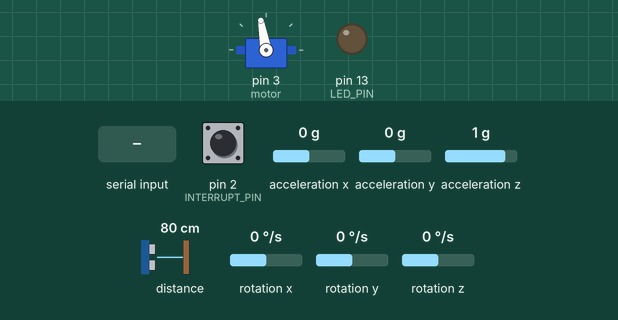
Simulated run of this program. Board: Arduino Pro Mini, built with avr-gcc and run on an emulated ATmega328P. Shown: servo, output pins drawn as LEDs (lit = HIGH). The test bench sets the inputs (shaded band); at power-on: pin 2 (INTERRUPT_PIN) LOW, acceleration x 0 g, acceleration y 0 g, acceleration z 1 g, distance to the obstacle 80 cm, rotation x 0 °/s, rotation y 0 °/s, rotation z 0 °/s. The sensor or clock chip raises its interrupt line as the real part does; what the program prints to the serial monitor is not drawn.

Above: at 2.7 s.
2.8 s: "90,45\n" received over Serial
Timing chart, 0 to 5.8 s (numbered marks = the images above; inputs shaded):
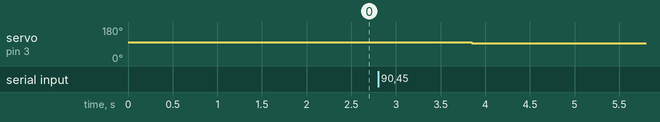

The program:

main.cpp
```cpp
#include <Arduino.h>
#include <ArduinoJson.h>
#include "I2Cdev.h"
#include "MPU6050_6Axis_MotionApps20.h"
#include <VL53L0X.h>
#include <Servo.h>

VL53L0X sensor;
Servo motor;

#if I2CDEV_IMPLEMENTATION == I2CDEV_ARDUINO_WIRE
    #include "Wire.h"
#endif

MPU6050 mpu;
#define OUTPUT_READABLE_YAWPITCHROLL

#define LED_PIN 13
#define INTERRUPT_PIN 2

bool blinkState = false;
bool dmpReady = false;

uint8_t mpuIntStatus;
uint8_t devStatus;
uint16_t packetSize;
uint16_t fifoCount;
uint8_t fifoBuffer[64];

// orientation/motion vars
Quaternion q;       // w, x, y, z] quaternion container
VectorFloat gravity;// [x, y, z] gravity vector
float ypr[3]; // [yaw, pitch, roll]   yaw/pitch/roll container and gravity vector

//ROUND
//int angle;
//int angle_old = 180;

//NO ROUND
int angle = 0;
int angle_old = 400;

StaticJsonDocument<1024> doc;

int count;

String COMMAND_STRING;
int COMMAND_INTEGER;

volatile bool mpuInterrupt = false;
void dmpDataReady() {
    mpuInterrupt = true;
}

int getAngle(){
    int mapa;
    mpu.dmpGetCurrentFIFOPacket(fifoBuffer);
    mpu.dmpGetQuaternion(&q, fifoBuffer);
    mpu.dmpGetGravity(&gravity, &q);
    mpu.dmpGetYawPitchRoll(ypr, &q, &gravity);
    int raw = (ypr[0] * 57.2958)+180;
    if (raw<=180){
        mapa = map(raw, 180, 0, 0, 180);
    }
    else {
        mapa = map(raw, 359, 181, 181, 359);
    }
    return mapa;
}

void setup() {
    #if I2CDEV_IMPLEMENTATION == I2CDEV_ARDUINO_WIRE
        Wire.begin();
        Wire.setClock(400000);
    #elif I2CDEV_IMPLEMENTATION == I2CDEV_BUILTIN_FASTWIRE
        Fastwire::setup(400, true);
    #endif

    Serial.begin(115200);
    motor.attach(3);
    motor.write(98);                                   // SERVO NEUTRAL

    sensor.setTimeout(500);

    if (!sensor.init())
    {
        Serial.println("Failed to detect and initialize sensor!");
        while (1) {}
    }

    // reduce timing budget to 20 ms (default is about 33 ms)
    sensor.setMeasurementTimingBudget(20000);

    // initialize device
    Serial.println(F("Initializing I2C devices..."));
    mpu.initialize();
    pinMode(INTERRUPT_PIN, INPUT);
    // verify connection
    Serial.println(F("Testing device connections..."));
    Serial.println(mpu.testConnection() ? F("MPU6050 connection successful") : F("MPU6050 connection failed"));

    // load and configure the DMP
    Serial.println(F("Initializing DMP..."));
    devStatus = mpu.dmpInitialize();
    Serial.println(devStatus);


    // supply your own gyro offsets here, scaled for min sensitivity
    mpu.setXGyroOffset(220);
    mpu.setYGyroOffset(76);
    mpu.setZGyroOffset(-85);
    mpu.setZAccelOffset(1688); // 1688 factory default for my test chip

    // make sure it worked (returns 0 if so)
    if (devStatus == 0) {
        // Calibration Time: generate offxsets and calibrate our MPU6050
        mpu.CalibrateAccel(6);
        mpu.CalibrateGyro(6);
        mpu.PrintActiveOffsets();
        // turn on the DMP, now that it's ready
        Serial.println(F("Enabling DMP..."));
        mpu.setDMPEnabled(true);

        // enable Arduino interrupt detection
        //Serial.print(F("Enabling interrupt detection (Arduino external interrupt "));
        //digitalPinToInterrupt(INTERRUPT_PIN);
        //Serial.print();
        //Serial.println(F(")..."));
        attachInterrupt(digitalPinToInterrupt(INTERRUPT_PIN), dmpDataReady, RISING);
        mpuIntStatus = mpu.getIntStatus();

        Serial.println(F("DMP ready! Waiting for first interrupt..."));
        dmpReady = true;

        packetSize = mpu.dmpGetFIFOPacketSize();
    } else {
        Serial.print(F("DMP Initialization failed (code "));
        Serial.print(devStatus);
        Serial.println(F(")"));
    }

    // configure LED for output
    pinMode(LED_PIN, OUTPUT);

    // while(round(getAngle()) != 0){
    //     motor.write(101);
    // }

    motor.write(100);
    delay(1000);
}

void loop() {
    while (dmpReady && !sensor.timeoutOccurred()){
        // motor.write(97);
        // angle = round(getAngle());
        //         if (angle != angle_old){
        //             Serial.print(round (angle));
        //             Serial.print(",");
        //             Serial.print(sensor.readRangeSingleMillimeters());
        //             Serial.println(",");
        //             angle_old = round(angle);
        //         }
        Serial.println(sensor.readRangeSingleMillimeters());

        if(Serial.available()>0){
            COMMAND_INTEGER = (Serial.readString()).toInt();
            Serial.println(COMMAND_INTEGER);
            if (COMMAND_INTEGER == 1){
                // while (getAngle() > 0 ){
                //     motor.write(100);
                //     break;
                // }

                count = 0;
            }

            while (count != 360){
                angle = getAngle();

                if (angle != angle_old){
                    //arr[angle] = sensor.readRangeSingleMillimeters();
                    //Serial.print(angle);
                    //Serial.print(",");
                    //Serial.print(sensor.readRangeSingleMillimeters());
                    //Serial.println(",");
                    doc[String(angle)] = String(sensor.readRangeSingleMillimeters());
                    //doc["range"] = sensor.readRangeSingleMillimeters();
                    angle_old = angle;
                    count = count+1;
                }
                motor.write(94);
            }
            motor.write(98);
            serializeJson(doc, Serial);
        }
    }
        Serial.println(" TIMEOUT");
    return;


        // blink LED to indicate activity
        //blinkState = !blinkState;
        //digitalWrite(LED_PIN, blinkState);0

}
```

Measured:
- after the input at 2.8 s, servo on pin 3 (motor): 100° → 94° after 1.0 s
